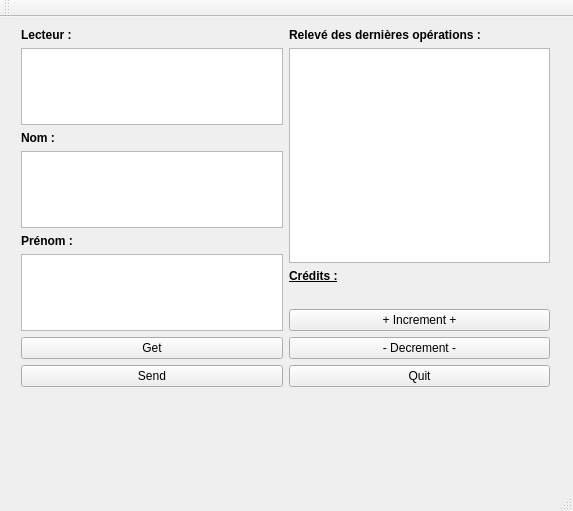
<?xml version="1.0" encoding="UTF-8"?>
<ui version="4.0">
 <class>IHM</class>
 <widget class="QMainWindow" name="IHM">
  <property name="geometry">
   <rect>
    <x>0</x>
    <y>0</y>
    <width>573</width>
    <height>511</height>
   </rect>
  </property>
  <property name="windowTitle">
   <string>IHM</string>
  </property>
  <widget class="QWidget" name="centralWidget">
   <widget class="QWidget" name="horizontalLayoutWidget">
    <property name="geometry">
     <rect>
      <x>10</x>
      <y>0</y>
      <width>551</width>
      <height>381</height>
     </rect>
    </property>
    <layout class="QHBoxLayout" name="horizontalLayout">
     <item>
      <layout class="QVBoxLayout" name="verticalLayout">
       <item>
        <widget class="QLabel" name="lecteuLabel">
         <property name="font">
          <font>
           <weight>75</weight>
           <bold>true</bold>
          </font>
         </property>
         <property name="text">
          <string>Lecteur :</string>
         </property>
        </widget>
       </item>
       <item>
        <widget class="QTextEdit" name="statusDisplay"/>
       </item>
       <item>
        <widget class="QLabel" name="nameLabel">
         <property name="font">
          <font>
           <weight>75</weight>
           <bold>true</bold>
          </font>
         </property>
         <property name="text">
          <string>Nom :</string>
         </property>
        </widget>
       </item>
       <item>
        <widget class="QTextEdit" name="nameBox"/>
       </item>
       <item>
        <widget class="QLabel" name="prenomLabel">
         <property name="font">
          <font>
           <weight>75</weight>
           <bold>true</bold>
          </font>
         </property>
         <property name="text">
          <string>Prénom :</string>
         </property>
        </widget>
       </item>
       <item>
        <widget class="QTextEdit" name="surnameBox"/>
       </item>
       <item>
        <widget class="QPushButton" name="readBlockButton">
         <property name="text">
          <string>Get</string>
         </property>
        </widget>
       </item>
       <item>
        <widget class="QPushButton" name="writeBlockButton">
         <property name="text">
          <string>Send</string>
         </property>
        </widget>
       </item>
      </layout>
     </item>
     <item>
      <layout class="QVBoxLayout" name="verticalLayout_2">
       <item>
        <widget class="QLabel" name="label">
         <property name="font">
          <font>
           <weight>75</weight>
           <bold>true</bold>
          </font>
         </property>
         <property name="text">
          <string>Relevé des dernières opérations :</string>
         </property>
        </widget>
       </item>
       <item>
        <widget class="QTextEdit" name="textSend">
         <property name="readOnly">
          <bool>true</bool>
         </property>
        </widget>
       </item>
       <item>
        <widget class="QLabel" name="label_2">
         <property name="font">
          <font>
           <weight>75</weight>
           <italic>false</italic>
           <bold>true</bold>
           <underline>true</underline>
          </font>
         </property>
         <property name="text">
          <string>Crédits :</string>
         </property>
        </widget>
       </item>
       <item>
        <widget class="QLabel" name="creditLabel">
         <property name="text">
          <string/>
         </property>
        </widget>
       </item>
       <item>
        <layout class="QHBoxLayout" name="horizontalLayout_3"/>
       </item>
       <item>
        <layout class="QHBoxLayout" name="horizontalLayout_2"/>
       </item>
       <item>
        <widget class="QPushButton" name="Increment_Button">
         <property name="text">
          <string>+ Increment +</string>
         </property>
        </widget>
       </item>
       <item>
        <widget class="QPushButton" name="Decrement_Button">
         <property name="text">
          <string>- Decrement -</string>
         </property>
        </widget>
       </item>
       <item>
        <widget class="QPushButton" name="quitButton">
         <property name="text">
          <string>Quit</string>
         </property>
        </widget>
       </item>
      </layout>
     </item>
    </layout>
   </widget>
   <widget class="QPushButton" name="connectButton">
    <property name="geometry">
     <rect>
      <x>260</x>
      <y>400</y>
      <width>61</width>
      <height>61</height>
     </rect>
    </property>
    <property name="styleSheet">
     <string notr="true">#connectButton {
background-color: transparent;
border-image: url(:img/off.png);
background: none;
border: none;
background-repeat: none;
}
#connectButton:pressed
{
   border-image: url(:img/on.png);
}
</string>
    </property>
    <property name="text">
     <string/>
    </property>
   </widget>
   <zorder>horizontalLayoutWidget</zorder>
   <zorder>connectButton</zorder>
   <zorder>pushButton</zorder>
  </widget>
  <widget class="QMenuBar" name="menuBar">
   <property name="geometry">
    <rect>
     <x>0</x>
     <y>0</y>
     <width>573</width>
     <height>21</height>
    </rect>
   </property>
  </widget>
  <widget class="QToolBar" name="mainToolBar">
   <attribute name="toolBarArea">
    <enum>TopToolBarArea</enum>
   </attribute>
   <attribute name="toolBarBreak">
    <bool>false</bool>
   </attribute>
  </widget>
  <widget class="QStatusBar" name="statusBar"/>
 </widget>
 <layoutdefault spacing="6" margin="11"/>
 <resources/>
 <connections/>
</ui>
